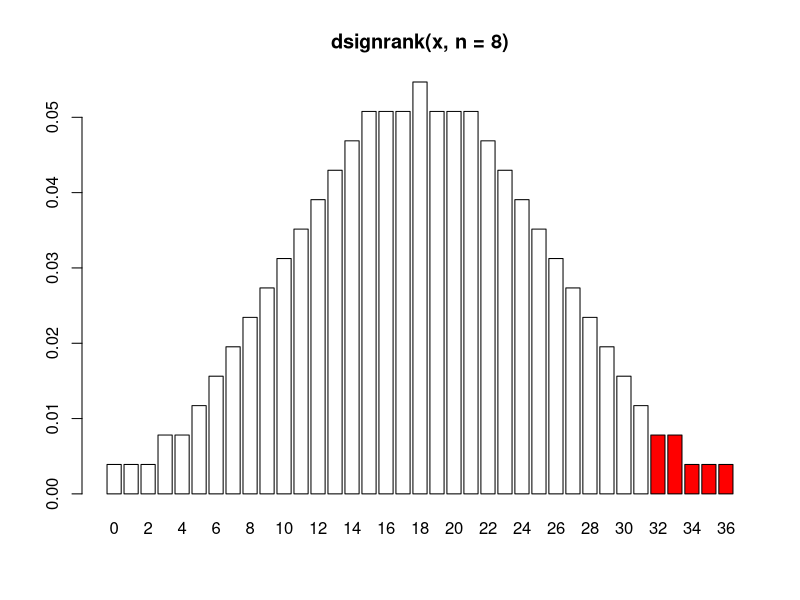
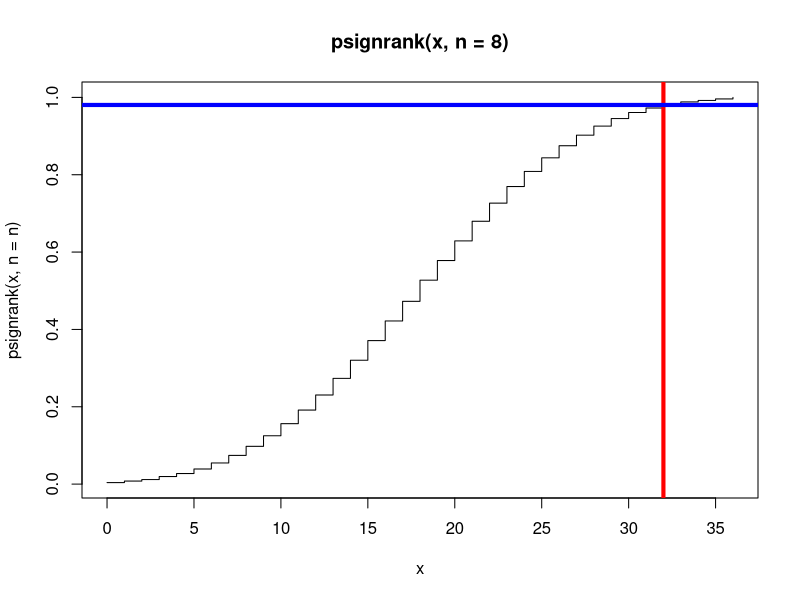
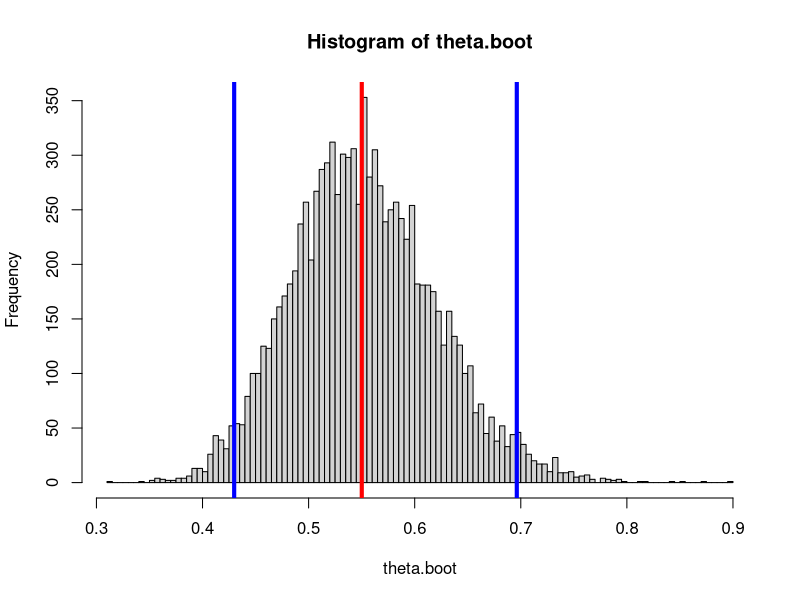

These figures' R source, in order:
## ---- chunk 1
knitr::opts_chunk$set(echo = TRUE)
## ---- chunk 2
school = c(82,69,73,43,58,56,76,65)
home = c(63,42,74,37,51,43,80,62)
## ---- chunk 3
response = school - home
response
## ---- chunk 4
wplus = sum((response>0)*rank(abs(response)))
wplus
## ---- chunk 5
n = length(response)
w = sum(sign(response)*rank(abs(response)))
wplus = 0.5*w + n*(n+1)/4
wplus
## ---- chunk 6
x = seq(0,n*(n+1)/2,1)
colors = rep("white",length(x))
colors[x >= wplus] = "red"
barplot(dsignrank(x,n),names.arg = x,main = paste0("dsignrank(x, n = ", n, ")"),col = colors)
## ---- chunk 7
plot(x,psignrank(x, n = n),type = "s",main = paste0("psignrank(x, n = ", n, ")"))
abline(v=wplus,col = "red",lwd = 4)
abline(h=psignrank(wplus,n),col = "blue",lwd = 4)
## ---- chunk 8
pvalue = 1-psignrank(wplus-1,n,lower.tail = TRUE)
pvalue
## ---- chunk 9
wilcox.test(response,alternative="greater")
## ---- chunk 10
labels = c("nattacks","nsubjects")
aspirin = c(104,11037)
placebo = c(189,11034)
data = data.frame(aspirin,placebo)
rownames(data) = labels
data
## ---- chunk 11
rate = function(v) v[1]/v[2]
theta.hat = rate(data$aspirin)/rate(data$placebo)
theta.hat
## ---- chunk 12
population.one = c( rep(1,data["nattacks","aspirin"]), 
                    rep(0,data["nsubjects","aspirin"]-data["nattacks","aspirin"]) )
population.two = c( rep(1,data["nattacks","placebo"]), 
                    rep(0,data["nsubjects","placebo"]-data["nattacks","placebo"]) )

draw.bootstrap.sample = function() {
  boot.pop.one = sample(population.one,replace = TRUE)
  boot.pop.two = sample(population.two,replace = TRUE)
  rate.one = sum(boot.pop.one)/length(boot.pop.one)
  rate.two = sum(boot.pop.two)/length(boot.pop.two)
  return(rate.one/rate.two)
}
## ---- chunk 13
nrep = 10000
theta.boot = replicate(nrep,draw.bootstrap.sample())
hist(theta.boot,breaks=100)

# sample estimate
abline(v=theta.hat,col = "red",lwd = 4)

# bootstrap confidence interval
confidence.lower = sort(theta.boot)[nrep*.025]
confidence.upper = sort(theta.boot)[nrep*.975]
abline(v=c(confidence.lower,confidence.upper),col = "blue",lwd = 4)
